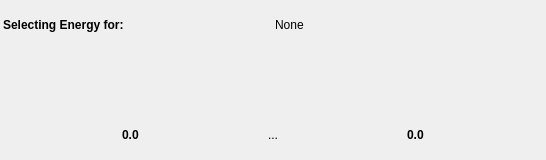
<?xml version="1.0" encoding="UTF-8"?>
<ui version="4.0">
 <class>Form</class>
 <widget class="QWidget" name="Form">
  <property name="geometry">
   <rect>
    <x>0</x>
    <y>0</y>
    <width>546</width>
    <height>160</height>
   </rect>
  </property>
  <property name="minimumSize">
   <size>
    <width>0</width>
    <height>160</height>
   </size>
  </property>
  <property name="windowTitle">
   <string>Form</string>
  </property>
  <layout class="QVBoxLayout" name="verticalLayout">
   <property name="spacing">
    <number>3</number>
   </property>
   <property name="margin">
    <number>3</number>
   </property>
   <item>
    <layout class="QHBoxLayout" name="horizontalLayout_2">
     <item>
      <widget class="QLabel" name="label_4">
       <property name="minimumSize">
        <size>
         <width>151</width>
         <height>0</height>
        </size>
       </property>
       <property name="font">
        <font>
         <weight>75</weight>
         <bold>true</bold>
        </font>
       </property>
       <property name="text">
        <string>Selecting Energy for:</string>
       </property>
      </widget>
     </item>
     <item>
      <widget class="QLabel" name="regionLbl">
       <property name="text">
        <string>None</string>
       </property>
      </widget>
     </item>
    </layout>
   </item>
   <item>
    <widget class="CurveWidget" name="curvewidget">
     <property name="minimumSize">
      <size>
       <width>0</width>
       <height>60</height>
      </size>
     </property>
     <property name="orientation">
      <enum>Qt::Horizontal</enum>
     </property>
    </widget>
   </item>
   <item>
    <layout class="QHBoxLayout" name="horizontalLayout">
     <item>
      <spacer name="horizontalSpacer_3">
       <property name="orientation">
        <enum>Qt::Horizontal</enum>
       </property>
       <property name="sizeHint" stdset="0">
        <size>
         <width>40</width>
         <height>20</height>
        </size>
       </property>
      </spacer>
     </item>
     <item>
      <widget class="QLabel" name="minLbl">
       <property name="font">
        <font>
         <weight>75</weight>
         <bold>true</bold>
        </font>
       </property>
       <property name="text">
        <string>0.0</string>
       </property>
      </widget>
     </item>
     <item>
      <spacer name="horizontalSpacer">
       <property name="orientation">
        <enum>Qt::Horizontal</enum>
       </property>
       <property name="sizeHint" stdset="0">
        <size>
         <width>40</width>
         <height>20</height>
        </size>
       </property>
      </spacer>
     </item>
     <item>
      <widget class="QToolButton" name="periodicTblBtn">
       <property name="mouseTracking">
        <bool>true</bool>
       </property>
       <property name="toolTip">
        <string>Open Periodic Table</string>
       </property>
       <property name="statusTip">
        <string>Open Periodic Table</string>
       </property>
       <property name="text">
        <string>...</string>
       </property>
       <property name="icon">
        <iconset>
         <normaloff>../../images/elem_6_a_off.png</normaloff>
         <normalon>../../images/elem_6_a_on.png</normalon>../../images/elem_6_a_off.png</iconset>
       </property>
       <property name="iconSize">
        <size>
         <width>31</width>
         <height>41</height>
        </size>
       </property>
       <property name="autoRaise">
        <bool>true</bool>
       </property>
      </widget>
     </item>
     <item>
      <spacer name="horizontalSpacer_2">
       <property name="orientation">
        <enum>Qt::Horizontal</enum>
       </property>
       <property name="sizeHint" stdset="0">
        <size>
         <width>40</width>
         <height>20</height>
        </size>
       </property>
      </spacer>
     </item>
     <item>
      <widget class="QLabel" name="maxLbl">
       <property name="font">
        <font>
         <weight>75</weight>
         <bold>true</bold>
        </font>
       </property>
       <property name="text">
        <string>0.0</string>
       </property>
      </widget>
     </item>
     <item>
      <spacer name="horizontalSpacer_4">
       <property name="orientation">
        <enum>Qt::Horizontal</enum>
       </property>
       <property name="sizeHint" stdset="0">
        <size>
         <width>40</width>
         <height>20</height>
        </size>
       </property>
      </spacer>
     </item>
    </layout>
   </item>
  </layout>
 </widget>
 <customwidgets>
  <customwidget>
   <class>CurveWidget</class>
   <extends>QSplitter</extends>
   <header>guiqwt.plot</header>
  </customwidget>
 </customwidgets>
 <resources/>
 <connections/>
</ui>
